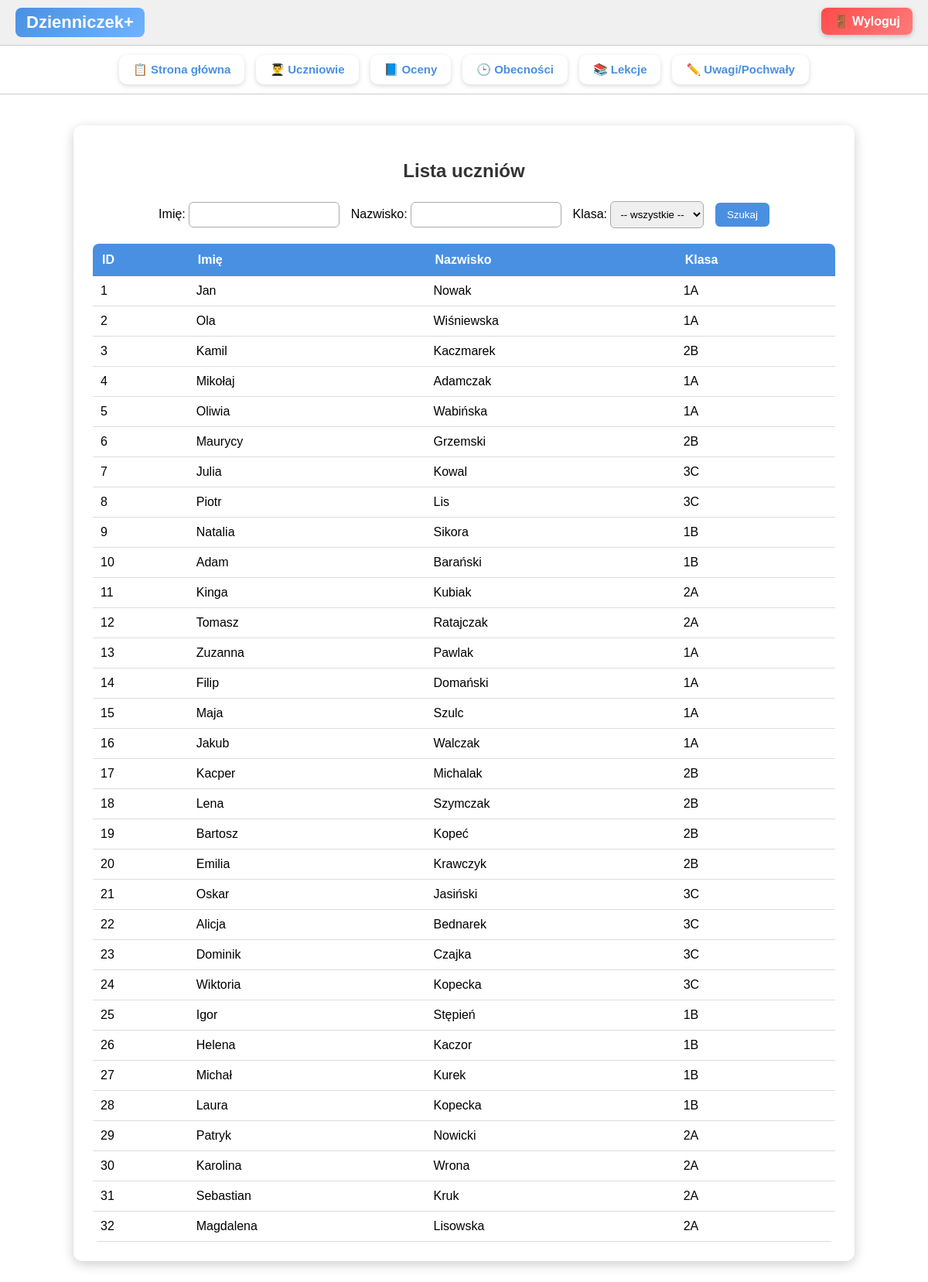
The app's page /uczniowie.php (signed in) with its own data.
### tables this page shows
CREATE TABLE `uczniowie` (
  `id_ucznia` int(11) NOT NULL,
  `imie` varchar(50) NOT NULL,
  `nazwisko` varchar(50) NOT NULL,
  `data_urodzenia` date DEFAULT NULL,
  `id_klasy` int(11) DEFAULT NULL,
  `adres_email` varchar(50) DEFAULT NULL,
  `login` varchar(100) DEFAULT NULL,
  `haslo` varchar(100) DEFAULT NULL
);

CREATE TABLE `klasy` (
  `id_klasy` int(11) NOT NULL,
  `nazwa` varchar(30) NOT NULL,
  `profil` varchar(50) DEFAULT NULL,
  `id_wychowawcy` int(11) DEFAULT NULL
);

### uczniowie.php (the view, shortened to what this page needs)
<?php
require 'config.php';
$filtr_imie = trim($_GET['imie'] ?? '');
$filtr_nazwisko = trim($_GET['nazwisko'] ?? '');
$sql = "
    SELECT u.id_ucznia, u.imie, u.nazwisko, k.nazwa AS klasa
    FROM uczniowie u
    JOIN klasy k ON u.id_klasy = k.id_klasy
    WHERE 1=1
";
$sql .= " ORDER BY id_ucznia ASC";
$stmt = $conn->prepare($sql);
$stmt->execute();
$result = $stmt->get_result();
?>
<!DOCTYPE html>
<html lang="pl">
<head>
</head>
<body>
<div class="menu">
    <span class="logo-box">Dzienniczek+</span>
    <a href="/dziennik_elektroniczny/logout.php" class="logout-btn">🚪 Wyloguj</a>
</div>
<div class="top-tiles">
    <div class="top-tile"><a href="index_logged.php">📋 Strona główna</a></div>
    <div class="top-tile"><a href="uczniowie.php">👨‍🎓 Uczniowie</a></div>
    <div class="top-tile"><a href="oceny.php">📘 Oceny</a></div>
    <div class="top-tile"><a href="obecnosci.php">🕒 Obecności</a></div>
    <div class="top-tile"><a href="lekcje.php">📚 Lekcje</a></div>
    <div class="top-tile"><a href="uwagi.php">✏️ Uwagi/Pochwały</a></div>
</div>
<div class="overlay">
    <h2>Lista uczniów</h2>
    <form method="GET">
        Imię:
        <input type="text" name="imie" value="<?= htmlspecialchars($filtr_imie) ?>">
        Nazwisko:
        <input type="text" name="nazwisko" value="<?= htmlspecialchars($filtr_nazwisko) ?>">
        Klasa:
        <select name="klasa">
            <option value="">-- wszystkie --</option>
        </select>
        <button type="submit">Szukaj</button>
    </form>
    <table>
        <tr>
            <th>ID</th>
            <th>Imię</th>
            <th>Nazwisko</th>
            <th>Klasa</th>
        </tr>
        <?php if ($result->num_rows > 0): ?>
            <?php while($row = $result->fetch_assoc()): ?>
                <tr>
                    <td><?= $row['id_ucznia'] ?></td>
                    <td><?= $row['imie'] ?></td>
                    <td><?= $row['nazwisko'] ?></td>
                    <td><?= $row['klasa'] ?></td>
                </tr>
            <?php endwhile; ?>
        <?php else: ?>
            <tr><td colspan="4">Brak wyników</td></tr>
        <?php endif; ?>
    </table>
</div>
</body>
</html>

### uczniowie.php (style rules this page uses)
.menu { background:#f0f0f0; padding:10px 20px; border-bottom:1px solid #ccc; }
.logo-box { font-size:22px; font-weight:bold; padding:6px 14px; border-radius:8px; background: linear-gradient(135deg, #4a90e2, #6fb3ff); color:white; display:inline-block; }
.logout-btn { float:right; background: linear-gradient(135deg, #ff4b4b, #ff7b7b); color:white; padding:8px 16px; border-radius:8px; font-weight:bold; text-decoration:none; box-shadow:0 2px 6px rgba(0,0,0,0.2); transition:0.2s; }
.top-tiles { display:flex; gap:15px; padding:12px 20px; background: rgba(255,255,255,0.85); border-bottom:1px solid #ccc; justify-content:center; flex-wrap:wrap; }
.top-tile { background:white; padding:10px 18px; border-radius:10px; box-shadow:0 2px 6px rgba(0,0,0,0.15); font-size:15px; font-weight:bold; transition:0.2s; }
.top-tile a { color:#4a90e2; text-decoration:none; }
body { font-family: Arial, sans-serif; background: url('szkola.jpg') no-repeat center center fixed; background-size: cover; margin: 0; }
.overlay { background: rgba(255, 255, 255, 0.85); width: 80%; margin: 40px auto; padding: 25px; border-radius: 12px; box-shadow: 0 4px 15px rgba(0,0,0,0.2); }
h2 { text-align: center; margin-bottom: 25px; color: #333; }
form { margin-bottom: 20px; text-align: center; }
input, select { padding: 8px; margin-right: 10px; border-radius: 6px; border: 1px solid #aaa; }
button { padding: 8px 15px; border: none; background: #4a90e2; color: white; border-radius: 6px; cursor: pointer; }
table { width: 100%; border-collapse: collapse; background: white; border-radius: 8px; overflow: hidden; }
th { background: #4a90e2; color: white; padding: 12px; text-align: left; }
td { padding: 10px; border-bottom: 1px solid #ddd; }

### records on screen
uczniowie: id_ucznia "1", imie "Jan", nazwisko "Nowak", id_klasy.nazwa "1A"
uczniowie: id_ucznia "2", imie "Ola", nazwisko "Wiśniewska", id_klasy.nazwa "1A"
uczniowie: id_ucznia "3", imie "Kamil", nazwisko "Kaczmarek", id_klasy.nazwa "2B"
uczniowie: id_ucznia "4", imie "Mikołaj", nazwisko "Adamczak", id_klasy.nazwa "1A"
uczniowie: id_ucznia "5", imie "Oliwia", nazwisko "Wabińska", id_klasy.nazwa "1A"
uczniowie: id_ucznia "6", imie "Maurycy", nazwisko "Grzemski", id_klasy.nazwa "2B"
uczniowie: id_ucznia "7", imie "Julia", nazwisko "Kowal", id_klasy.nazwa "3C"
uczniowie: id_ucznia "8", imie "Piotr", nazwisko "Lis", id_klasy.nazwa "3C"
uczniowie: id_ucznia "9", imie "Natalia", nazwisko "Sikora", id_klasy.nazwa "1B"
uczniowie: id_ucznia "10", imie "Adam", nazwisko "Barański", id_klasy.nazwa "1B"
uczniowie: id_ucznia "11", imie "Kinga", nazwisko "Kubiak", id_klasy.nazwa "2A"
uczniowie: id_ucznia "12", imie "Tomasz", nazwisko "Ratajczak", id_klasy.nazwa "2A"
uczniowie: id_ucznia "13", imie "Zuzanna", nazwisko "Pawlak", id_klasy.nazwa "1A"
uczniowie: id_ucznia "14", imie "Filip", nazwisko "Domański", id_klasy.nazwa "1A"
uczniowie: id_ucznia "15", imie "Maja", nazwisko "Szulc", id_klasy.nazwa "1A"
uczniowie: id_ucznia "16", imie "Jakub", nazwisko "Walczak", id_klasy.nazwa "1A"
uczniowie: id_ucznia "17", imie "Kacper", nazwisko "Michalak", id_klasy.nazwa "2B"
uczniowie: id_ucznia "18", imie "Lena", nazwisko "Szymczak", id_klasy.nazwa "2B"
uczniowie: id_ucznia "19", imie "Bartosz", nazwisko "Kopeć", id_klasy.nazwa "2B"
uczniowie: id_ucznia "20", imie "Emilia", nazwisko "Krawczyk", id_klasy.nazwa "2B"
uczniowie: id_ucznia "21", imie "Oskar", nazwisko "Jasiński", id_klasy.nazwa "3C"
uczniowie: id_ucznia "22", imie "Alicja", nazwisko "Bednarek", id_klasy.nazwa "3C"
uczniowie: id_ucznia "23", imie "Dominik", nazwisko "Czajka", id_klasy.nazwa "3C"
uczniowie: id_ucznia "24", imie "Wiktoria", nazwisko "Kopecka", id_klasy.nazwa "3C"
uczniowie: id_ucznia "25", imie "Igor", nazwisko "Stępień", id_klasy.nazwa "1B"
uczniowie: id_ucznia "26", imie "Helena", nazwisko "Kaczor", id_klasy.nazwa "1B"
uczniowie: id_ucznia "27", imie "Michał", nazwisko "Kurek", id_klasy.nazwa "1B"
uczniowie: id_ucznia "28", imie "Laura", nazwisko "Kopecka", id_klasy.nazwa "1B"
uczniowie: id_ucznia "29", imie "Patryk", nazwisko "Nowicki", id_klasy.nazwa "2A"
uczniowie: id_ucznia "30", imie "Karolina", nazwisko "Wrona", id_klasy.nazwa "2A"
uczniowie: id_ucznia "31", imie "Sebastian", nazwisko "Kruk", id_klasy.nazwa "2A"
uczniowie: id_ucznia "32", imie "Magdalena", nazwisko "Lisowska", id_klasy.nazwa "2A"
